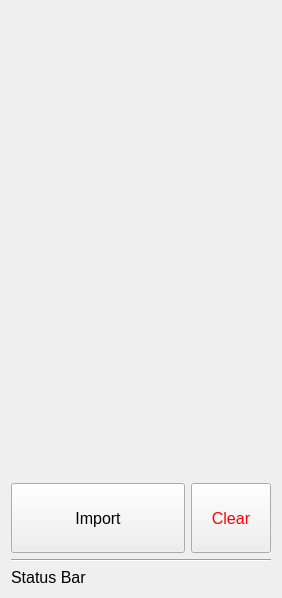
<?xml version="1.0" encoding="UTF-8"?>
<ui version="4.0">
 <class>Sidebar</class>
 <widget class="QWidget" name="Sidebar">
  <property name="geometry">
   <rect>
    <x>0</x>
    <y>0</y>
    <width>282</width>
    <height>598</height>
   </rect>
  </property>
  <property name="baseSize">
   <size>
    <width>100</width>
    <height>100</height>
   </size>
  </property>
  <property name="font">
   <font>
    <pointsize>12</pointsize>
   </font>
  </property>
  <property name="windowTitle">
   <string>Form</string>
  </property>
  <layout class="QHBoxLayout" name="horizontalLayout">
   <item>
    <layout class="QVBoxLayout" name="layout" stretch="0,0,0,0,2,0,0">
     <item>
      <layout class="QHBoxLayout" name="logo_layout" stretch="0,0">
       <item alignment="Qt::AlignHCenter|Qt::AlignVCenter">
        <widget class="QLabel" name="logo_1">
         <property name="text">
          <string/>
         </property>
        </widget>
       </item>
       <item alignment="Qt::AlignHCenter|Qt::AlignVCenter">
        <widget class="QLabel" name="logo_2">
         <property name="text">
          <string/>
         </property>
        </widget>
       </item>
      </layout>
     </item>
     <item>
      <layout class="QVBoxLayout" name="form"/>
     </item>
     <item>
      <widget class="QFrame" name="frame">
       <property name="frameShape">
        <enum>QFrame::StyledPanel</enum>
       </property>
       <property name="frameShadow">
        <enum>QFrame::Raised</enum>
       </property>
      </widget>
     </item>
     <item>
      <spacer name="verticalSpacer">
       <property name="orientation">
        <enum>Qt::Vertical</enum>
       </property>
       <property name="sizeHint" stdset="0">
        <size>
         <width>20</width>
         <height>40</height>
        </size>
       </property>
      </spacer>
     </item>
     <item>
      <layout class="QHBoxLayout" name="button_layout" stretch="5,1">
       <property name="sizeConstraint">
        <enum>QLayout::SetDefaultConstraint</enum>
       </property>
       <item>
        <widget class="QPushButton" name="submit">
         <property name="sizePolicy">
          <sizepolicy hsizetype="Minimum" vsizetype="MinimumExpanding">
           <horstretch>0</horstretch>
           <verstretch>0</verstretch>
          </sizepolicy>
         </property>
         <property name="minimumSize">
          <size>
           <width>0</width>
           <height>70</height>
          </size>
         </property>
         <property name="maximumSize">
          <size>
           <width>16777215</width>
           <height>70</height>
          </size>
         </property>
         <property name="font">
          <font>
           <weight>50</weight>
           <bold>false</bold>
          </font>
         </property>
         <property name="text">
          <string>Import</string>
         </property>
        </widget>
       </item>
       <item>
        <widget class="QPushButton" name="clear">
         <property name="sizePolicy">
          <sizepolicy hsizetype="Minimum" vsizetype="MinimumExpanding">
           <horstretch>0</horstretch>
           <verstretch>0</verstretch>
          </sizepolicy>
         </property>
         <property name="minimumSize">
          <size>
           <width>0</width>
           <height>70</height>
          </size>
         </property>
         <property name="maximumSize">
          <size>
           <width>16777215</width>
           <height>70</height>
          </size>
         </property>
         <property name="font">
          <font>
           <weight>50</weight>
           <bold>false</bold>
          </font>
         </property>
         <property name="autoFillBackground">
          <bool>false</bool>
         </property>
         <property name="styleSheet">
          <string notr="true">color: red;</string>
         </property>
         <property name="text">
          <string>Clear</string>
         </property>
         <property name="autoDefault">
          <bool>false</bool>
         </property>
         <property name="default">
          <bool>false</bool>
         </property>
         <property name="flat">
          <bool>false</bool>
         </property>
        </widget>
       </item>
      </layout>
     </item>
     <item>
      <widget class="Line" name="split_1">
       <property name="orientation">
        <enum>Qt::Horizontal</enum>
       </property>
      </widget>
     </item>
     <item>
      <widget class="QLabel" name="sidebar_status">
       <property name="text">
        <string>Status Bar</string>
       </property>
      </widget>
     </item>
    </layout>
   </item>
  </layout>
 </widget>
 <resources/>
 <connections/>
</ui>
